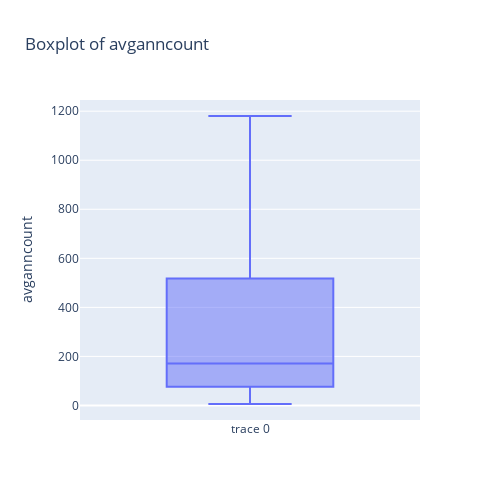

Notebook code cell kept with this figure:
### Code cell
def box_plot(df, col):
    fig = go.Figure(data=[go.Box(y=df[col], boxpoints='outliers', jitter=0.3, pointpos=-1.8)])
    fig.update_layout(
        title='Boxplot of ' + col,
        yaxis_title=col,
        width=500,
        height=500)
    fig.show()

for col in outlier_cols :
    box_plot(df, col)

### Figure 1 — Plotly figure (JSON) as saved in the notebook; plotly's stock layout.template omitted (floating-point values rounded to 4 significant figures; data arrays with more than 128 entries replaced by an {"elided": "..."} marker saying what was removed)
{"data": [{"boxpoints": "outliers", "jitter": 0.3, "pointpos": -1.8, "type": "box", "y": {"elided": "3042 float values"}}], "layout": {"height": 500, "title": {"text": "Boxplot of avganncount"}, "width": 500, "yaxis": {"title": {"text": "avganncount"}}}}
